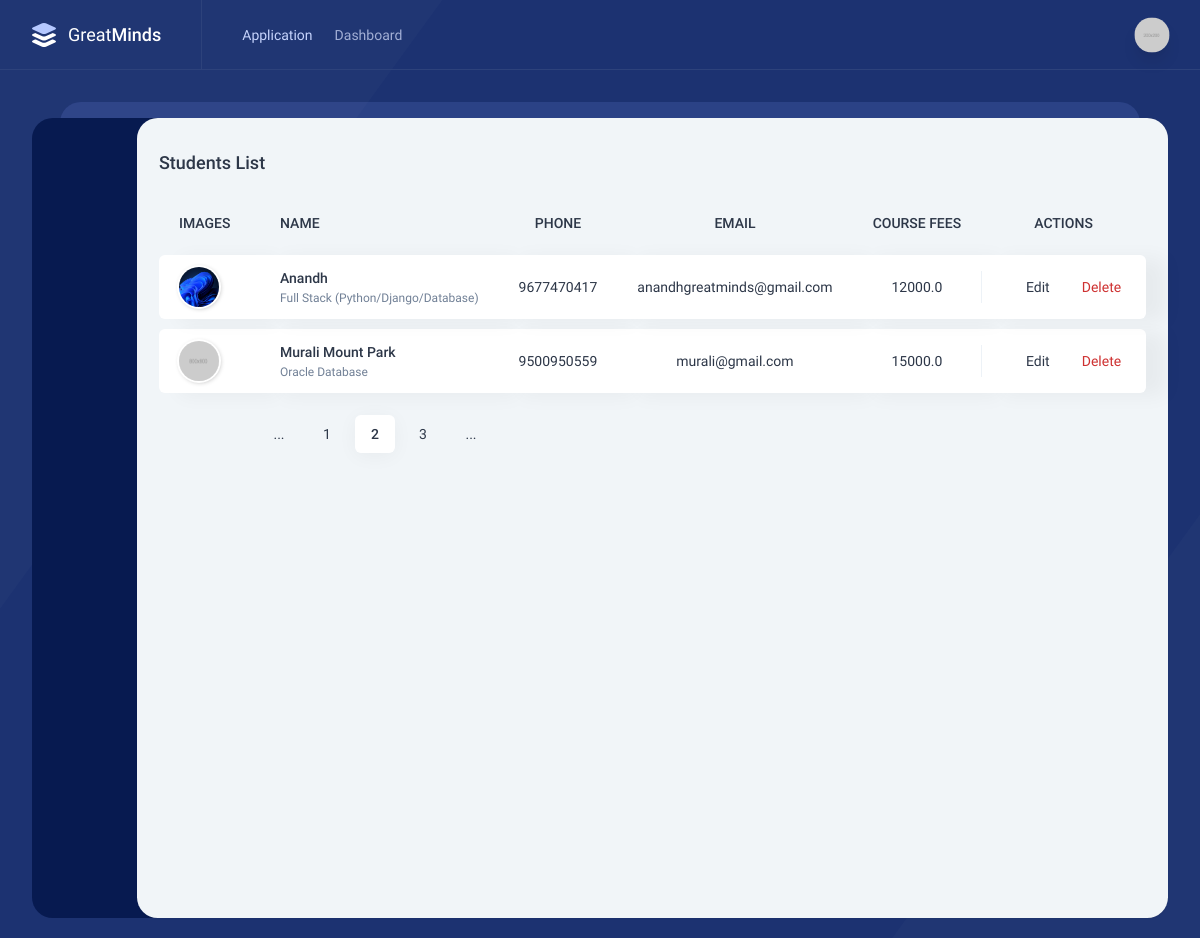
The page / on the database its author committed.
### officeapp/models.py (models this page shows)
class StudentModel(models.Model):
    name = models.CharField(max_length=100, unique=True)
    course_name = models.CharField(max_length=100)
    mobile_number = models.BigIntegerField()
    email = models.EmailField()
    course_fees = models.FloatField()
    photo = models.ImageField(upload_to='images/', null=True, blank=True)

### officeapp/views.py (the view)
# urls.py: 2. Add a URL to urlpatterns:  path('', Home.as_view(), name='home')
class Home(View):
    template_name = 'index.html'
    def get(self, request):
        students = models.StudentModel.objects.all()
        return render(request, self.template_name, context={'students': students})

### templates/index.html (shortened to what this page needs)
{% extends 'base.html' %}
{% load static %}
{% block content %}
<div class="intro-y block sm:flex items-center h-10">
    <h2 class="text-lg font-medium truncate mr-5">
        Students List
    </h2>
</div>
<div class="intro-y overflow-auto lg:overflow-visible mt-8 sm:mt-0">
    <table class="table table-report sm:mt-2">
        <thead>
            <tr>
                <th class="whitespace-nowrap">IMAGES</th>
                <th class="whitespace-nowrap">NAME</th>
                <th class="text-center whitespace-nowrap">PHONE</th>
                <th class="text-center whitespace-nowrap">EMAIL</th>
                <th class="text-center whitespace-nowrap">COURSE FEES</th>
                <th class="text-center whitespace-nowrap">ACTIONS</th>
            </tr>
        </thead>
        <tbody>
            {% for student in students %}
                <tr class="intro-x">
                    <td class="w-40">
                        <div class="flex">
                            {% if student.photo %}
                                <div class="w-10 h-10 image-fit zoom-in">
                                    <img alt="Icewall Tailwind HTML Admin Template" class="tooltip rounded-full" src="/media/{{student.photo}}" title="Uploaded at 25 April 2022">
                                </div>
                            {% else %}
                                <div class="w-10 h-10 image-fit zoom-in">
                                    <img alt="Icewall Tailwind HTML Admin Template" class="tooltip rounded-full" src="{% static 'dist/images/preview-7.jpg' %}" title="Uploaded at 25 April 2022">
                                </div>
                            {% endif %}
                        </div>
                    </td>
                    <td>
                        <a href="/fees-details/{{student.id}}" class="font-medium whitespace-nowrap">{{student.name}}</a>
                        <div class="text-gray-600 text-xs whitespace-nowrap mt-0.5">{{student.course_name}}</div>
                    </td>
                    <td class="text-center">{{student.mobile_number}}</td>
                    <td class="text-center">{{student.email}}</td>
                    <td class="text-center">{{student.course_fees}}</td>
                    <td class="table-report__action w-56">
                        <div class="flex justify-center items-center">
                            <a class="flex items-center mr-3" href="/edit-student/{{student.id}}"> <i data-feather="check-square" class="w-4 h-4 mr-1"></i> Edit </a>
                            <a class="flex items-center text-theme-24" href="javascript:;" data-toggle="modal" data-target="#delete-confirmation-modal{{student.id}}"> <i data-feather="trash-2" class="w-4 h-4 mr-1"></i> Delete </a>
                        </div>
                    </td>
                </tr>
            {% endfor %}
        </tbody>
    </table>
</div>
<div class="intro-y flex flex-wrap sm:flex-row sm:flex-nowrap items-center mt-3">
    <ul class="pagination">
        <li>
            <a class="pagination__link" href=""> <i class="w-4 h-4" data-feather="chevrons-left"></i> </a>
        </li>
        <li>
            <a class="pagination__link" href=""> <i class="w-4 h-4" data-feather="chevron-left"></i> </a>
        </li>
        <li> <a class="pagination__link" href="">...</a> </li>
        <li> <a class="pagination__link" href="">1</a> </li>
        <li> <a class="pagination__link pagination__link--active" href="">2</a> </li>
        <li> <a class="pagination__link" href="">3</a> </li>
        <li> <a class="pagination__link" href="">...</a> </li>
        <li>
            <a class="pagination__link" href=""> <i class="w-4 h-4" data-feather="chevron-right"></i> </a>
        </li>
        <li>
            <a class="pagination__link" href=""> <i class="w-4 h-4" data-feather="chevrons-right"></i> </a>
        </li>
    </ul>
</div>
{% endblock %}

### rows shown on the page
StudentModel: photo (picture), name "Anandh", course_name "Full Stack (Python/Django/Database)", mobile_number "9677470417", email "anandhgreatminds@gmail.com", course_fees "12000.0"
StudentModel: name "Murali Mount Park", course_name "Oracle Database", mobile_number "9500950559", email "murali@gmail.com", course_fees "15000.0"
